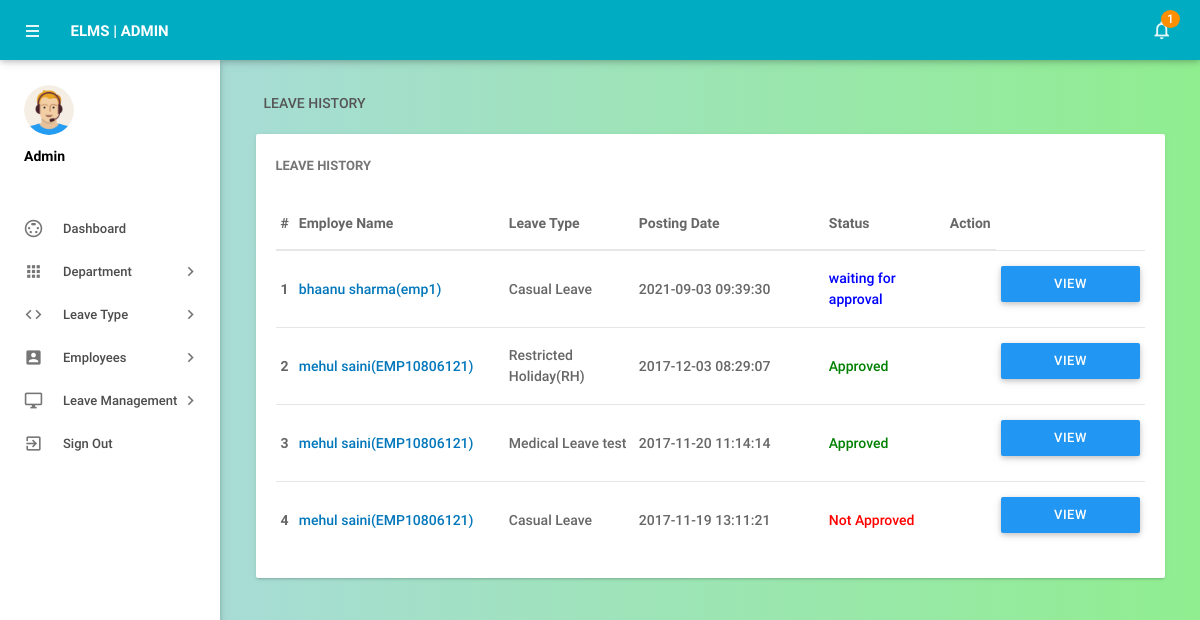
The page /admin/leaves.php (signed in) on the database its author committed.
### tables this page shows
CREATE TABLE `tblleaves` (
  `id` int(11) NOT NULL,
  `LeaveType` varchar(110) NOT NULL,
  `ToDate` varchar(120) NOT NULL,
  `FromDate` varchar(120) NOT NULL,
  `Description` mediumtext NOT NULL,
  `PostingDate` timestamp NOT NULL DEFAULT current_timestamp(),
  `AdminRemark` mediumtext DEFAULT NULL,
  `AdminRemarkDate` varchar(120) DEFAULT NULL,
  `Status` int(1) NOT NULL,
  `IsRead` int(1) NOT NULL,
  `empid` int(11) DEFAULT NULL
);

CREATE TABLE `tblemployees` (
  `id` int(11) NOT NULL,
  `EmpId` varchar(100) NOT NULL,
  `FirstName` varchar(150) NOT NULL,
  `LastName` varchar(150) NOT NULL,
  `EmailId` varchar(200) NOT NULL,
  `Password` varchar(180) NOT NULL,
  `Gender` varchar(100) NOT NULL,
  `Dob` varchar(100) NOT NULL,
  `Department` varchar(255) NOT NULL,
  `Address` varchar(255) NOT NULL,
  `City` varchar(200) NOT NULL,
  `Country` varchar(150) NOT NULL,
  `Phonenumber` char(11) NOT NULL,
  `Status` int(1) NOT NULL,
  `RegDate` timestamp NOT NULL DEFAULT current_timestamp()
);

### admin/leaves.php (the view, shortened to what this page needs)
<?php
include('includes/config.php');
if(strlen($_SESSION['alogin'])==0)
    {
header('location:index.php');
}
else{
 ?>
<!DOCTYPE html>
<html lang="en">
    <head>
        <link type="text/css" rel="stylesheet" href="../assets/plugins/materialize/css/materialize.min.css"/>
        <link href="../assets/plugins/material-preloader/css/materialPreloader.min.css" rel="stylesheet">
        <link href="../assets/plugins/datatables/css/jquery.dataTables.min.css" rel="stylesheet">
                <link href="../assets/plugins/google-code-prettify/prettify.css" rel="stylesheet" type="text/css"/>
        <link href="../assets/css/alpha.min.css" rel="stylesheet" type="text/css"/>
        <link href="../assets/css/custom.css" rel="stylesheet" type="text/css"/>
        <link href="../assets/css/alpha.css" rel="stylesheet" type="text/css"/>
    </head>
    <body>
       <?php include('includes/header.php');?>
       <?php include('includes/sidebar.php');?>
            <main class="mn-inner">
                <div class="row">
                    <div class="col s12">
                        <div class="page-title">Leave History</div>
                    </div>
                    <div class="col s12 m12 l12">
                        <div class="card">
                            <div class="card-content">
                                <span class="card-title">Leave History</span>
                                <table id="example" class="display responsive-table ">
                                    <thead>
                                        <tr>
                                            <th>#</th>
                                            <th width="200">Employe Name</th>
                                            <th width="120">Leave Type</th>
                                             <th width="180">Posting Date</th>
                                            <th>Status</th>
                                            <th align="center">Action</th>
                                        </tr>
                                    </thead>
                                    <tbody>
<?php $sql = "SELECT tblleaves.id as lid,tblemployees.FirstName,tblemployees.LastName,tblemployees.EmpId,tblemployees.id,tblleaves.LeaveType,tblleaves.PostingDate,tblleaves.Status from tblleaves join tblemployees on tblleaves.empid=tblemployees.id order by lid desc";
$query = $dbh -> prepare($sql);
$query->execute();
$results=$query->fetchAll(PDO::FETCH_OBJ);
$cnt=1;
if($query->rowCount() > 0)
{
foreach($results as $result)
{
      ?>
                                        <tr>
                                            <td> <b><?php echo htmlentities($cnt);?></b></td>
                                              <td><a href="editemployee.php?empid=<?php echo htmlentities($result->id);?>" target="_blank"><?php echo htmlentities($result->FirstName." ".$result->LastName);?>(<?php echo htmlentities($result->EmpId);?>)</a></td>
                                            <td><?php echo htmlentities($result->LeaveType);?></td>
                                            <td><?php echo htmlentities($result->PostingDate);?></td>
                                                                       <td><?php $stats=$result->Status;
if($stats==1){
                                             ?>
                                                 <span style="color: green">Approved</span>
                                                 <?php } if($stats==2)  { ?>
                                                <span style="color: red">Not Approved</span>
                                                 <?php } if($stats==0)  { ?>
 <span style="color: blue">waiting for approval</span>
 <?php } ?>
                                             </td>
          <td>
           <td><a href="leave-details.php?leaveid=<?php echo htmlentities($result->lid);?>" class="waves-effect waves-light btn blue m-b-xs"  > View Details</a></td>
                                    </tr>
                                         <?php $cnt++;} }?>
                                    </tbody>
                                </table>
                            </div>
                        </div>
                    </div>
                </div>
            </main>
        </div>
        <div class="left-sidebar-hover"></div>
    </body>
</html>
<?php } ?>

### assets/css/alpha.css (style rules this page uses)
html, body, .mn-content { font-size: 14px; height: 100%; width: 100%; background-image: linear-gradient(to right, lightblue, lightgreen); }
html { font-weight: 500; color: rgba(0,0,0,0.6); }
body { background-image: linear-gradient(to right, lightblue, lightgreen); overflow-y: auto!important; overflow-x: hidden; }
a { color: #0277bb; }
.btn, .btn-flat { font-weight: 500; font-size: 13px; }
@media (min-width: 993px) { .mn-content.fixed-sidebar .mn-inner { padding-left: 245px; width: 100%; } }
.m-b-xs { margin-bottom: 10px; }
.page-title { float: left; margin: 0 8px 5px 8px; color: #555; line-height: 37px; text-transform: uppercase; }
.left-sidebar-hover { position: fixed; background: transparent; width: 13.25px; left: 0; top: 0; bottom: 0; }
.mn-inner { padding: 25px 25px 9.5px 25px; min-height: calc(100% - 181px); }
.card, .card-panel { box-shadow: 0 2px 2px 0 rgba(0, 0, 0, 0.05), 0 3px 1px -2px rgba(0, 0, 0, 0.08), 0 1px 5px 0 rgba(0, 0, 0, 0.08); position: relative; }
.card > .card-content > .card-title, .card-panel > .card-content > .card-title, .card > .card-reveal > .card-title { line-height: 24px; font-size: 13px; font-weight: bold; display: block; margin-bottom: 20px; text-transform: uppercase; color: rgba(0,0,0,0.54); }
.dataTable, .dataTable th, .dataTable td { border-radius: 0; }
.dataTable th, .dataTable td { padding: 15px 5px!important; display: table-cell; text-align: left; vertical-align: middle; background: none; }
table.dataTable thead th, table.dataTable thead td { padding: 15px 5px!important; border-bottom: 1px solid #E6E6E6; }
.dataTable.display tr, .dataTable.hover tr { background-color: transparent!important; border-bottom: 1px solid #E6E6E6; }
table.dataTable.row-border tbody th, table.dataTable.row-border tbody td, table.dataTable.display tbody th, table.dataTable.display tbody td { border-top: 1px solid #E6E6E6; }
table.dataTable.row-border tbody tr:first-child th, table.dataTable.row-border tbody tr:first-child td, table.dataTable.display tbody tr:first-child th, table.dataTable.display tbody tr:first-child td { border-top: 1px solid #E6E6E6; }

### rows shown on the page
tblleaves: tblemployees.FirstName+LastName "bhaanu sharma", tblemployees.EmpId "emp1", LeaveType "Casual Leave", PostingDate "2021-09-03 09:39:30", Status "waiting for approval"
tblleaves: tblemployees.FirstName+LastName "mehul saini", tblemployees.EmpId "EMP10806121", LeaveType "Restricted Holiday(RH)", PostingDate "2017-12-03 08:29:07", Status "Approved"
tblleaves: tblemployees.FirstName+LastName "mehul saini", tblemployees.EmpId "EMP10806121", LeaveType "Medical Leave test", PostingDate "2017-11-20 11:14:14", Status "Approved"
tblleaves: tblemployees.FirstName+LastName "mehul saini", tblemployees.EmpId "EMP10806121", LeaveType "Casual Leave", PostingDate "2017-11-19 13:11:21", Status "Not Approved"

### other values the page prints
$unreadcount "1"
